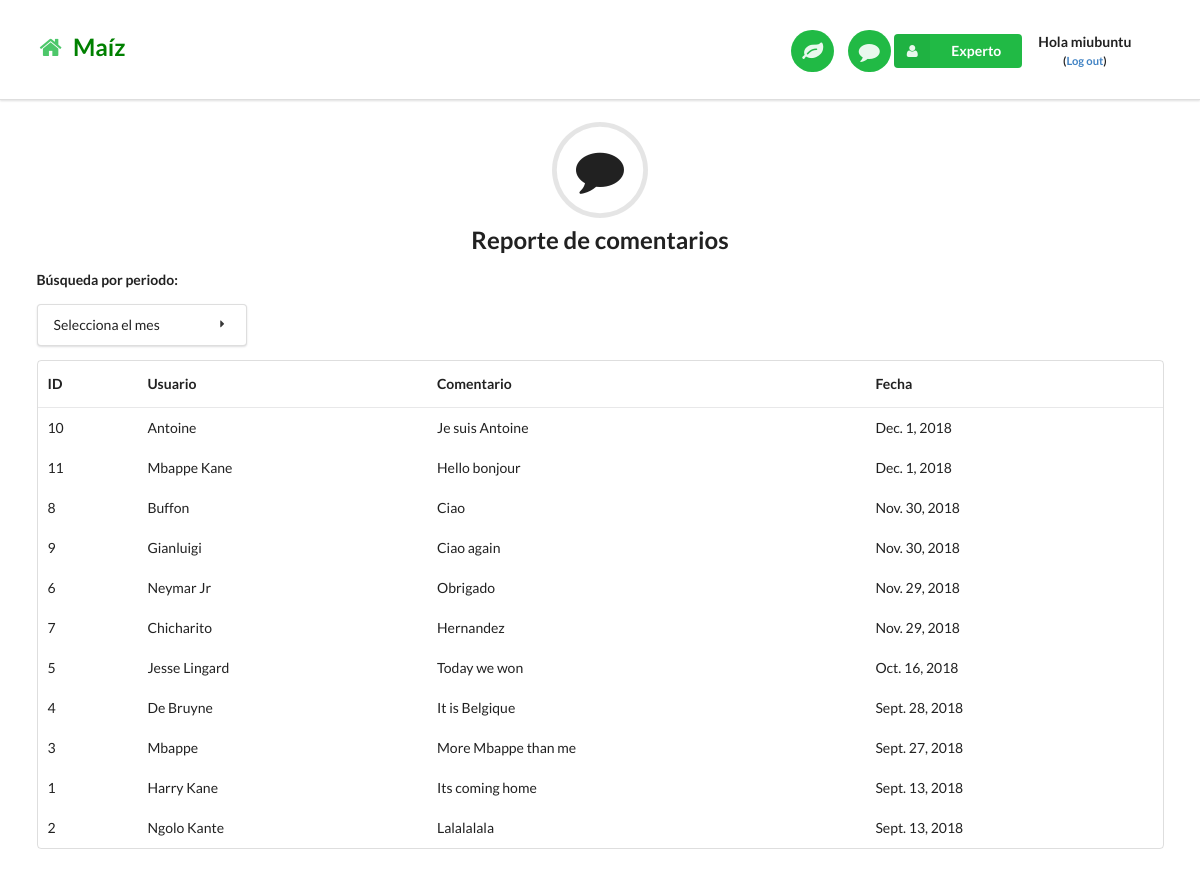
Page /reporte/ (signed in) on the committed database.
### miapp/models.py (models this page shows, shortened)
class Mireview(models.Model):
    comment = models.TextField()
    reviewer = models.CharField(max_length=50)
    createdTime =  models.DateField(auto_now=True, auto_now_add=False)

### miapp/views.py (the view)
# urls.py: url(r'^reporte/$', views.reportePage, name='reportePage'),
@login_required
def reportePage(request):
    mireviews = Mireview.objects.order_by('-createdTime')
    return render(request, 'reporte.html', {'mireviews':mireviews})

### templates/reporte.html (shortened to what this page needs)
{% extends "base.html" %}
{% load staticfiles %}
{% block content %}
<h2 class="ui center aligned icon header">
  <i class="circular comment icon"></i>
  Reporte de comentarios
</h2>
<div class="ui container">
    <label class="four wide field"><span style="font-weight: bold"> Búsqueda por periodo: </span> </label>
    <div class="ui vertical menu">
      <div class="ui dropdown item">
        Selecciona el mes
        <i class="dropdown icon"></i>
      </div>
    </div>
<table class="ui basic table">
  <thead>
    <tr>
      <th>ID</th>
      <th>Usuario</th>
      <th>Comentario</th>
      <th>Fecha</th>
    </tr>
  </thead>
  {% for mireviews in mireviews %}
  <tbody>
    <tr>
      <td>{{ mireviews.id }}</td>
      <td>{{ mireviews.reviewer }}</td>
      <td>{{ mireviews.comment }}</td>
      <td>{{ mireviews.createdTime }}</td>
    </tr>
  </tbody>
  {% endfor %}
</table>
</div>
<br>
{% endblock %}

### templates/base.html (shortened to what this page needs)
{% load staticfiles %}
<!DOCTYPE html>
<html lang="en">
<head>
  <link rel="stylesheet" href="{% static "css/bootstrap2.min.css" %}"/>
  <link rel="stylesheet" href="{% static "css/utilbase.css" %}"/>
</head>
<body>
  {% block nav-bar %}
    <div class="ui top fixed menu borderless main nav-bar">
      <div class="ui container">
        <br> <h2><a href="/"><i class="green home icon link"></i>  <span style="color:green"> Maíz</span></a></h2>
        <div class="right item">
          <a id="analizar-link" href="/analisis"><button class="circular ui icon green button nav-button"> <i class="large leaf icon link"></i> </button></a>
          <a href="/comentariouser"><button class="circular ui icon green button nav-button"> <i class="large comment icon link"></i> </button></a>
{% if user.is_authenticated %}
<div class="ui floating labeled icon dropdown green button">
          <i class="user icon"></i>
          <span class="text">Experto</span>
        </div>
{% if user.is_authenticated %}
    <div class="item">
        <p class="top-menu" style="text-align:center;"> <b> Hola {{ user.username }} <br> <small>(<a href="{% url 'logout' %}">Log out</a>)</small> </b> </p>
    </div>
{% endif %}
{% endif %}
        </div>
      </div>
    </div>
<br>
  {% endblock %}
  {% block content %}
  {% endblock %}
</body>
</html>

### static/css/utilbase.css (style rules this page uses)
body { padding-top: 74px; }
.nav-bar { padding-top: 7px; padding-bottom: 4px; }
.nav-button { margin-left: 10px !important; }

### rows in the picture
Mireview: id "10", reviewer "Antoine", comment "Je suis Antoine", createdTime "Dec. 1, 2018"
Mireview: id "11", reviewer "Mbappe Kane", comment "Hello bonjour", createdTime "Dec. 1, 2018"
Mireview: id "8", reviewer "Buffon", comment "Ciao", createdTime "Nov. 30, 2018"
Mireview: id "9", reviewer "Gianluigi", comment "Ciao again", createdTime "Nov. 30, 2018"
Mireview: id "6", reviewer "Neymar Jr", comment "Obrigado", createdTime "Nov. 29, 2018"
Mireview: id "7", reviewer "Chicharito", comment "Hernandez", createdTime "Nov. 29, 2018"
Mireview: id "5", reviewer "Jesse Lingard", comment "Today we won", createdTime "Oct. 16, 2018"
Mireview: id "4", reviewer "De Bruyne", comment "It is Belgique", createdTime "Sept. 28, 2018"
Mireview: id "3", reviewer "Mbappe", comment "More Mbappe than me", createdTime "Sept. 27, 2018"
Mireview: id "1", reviewer "Harry Kane", comment "Its coming home", createdTime "Sept. 13, 2018"
Mireview: id "2", reviewer "Ngolo Kante", comment "Lalalalala", createdTime "Sept. 13, 2018"

### other values in the picture
{{ user.username }} "miubuntu"
